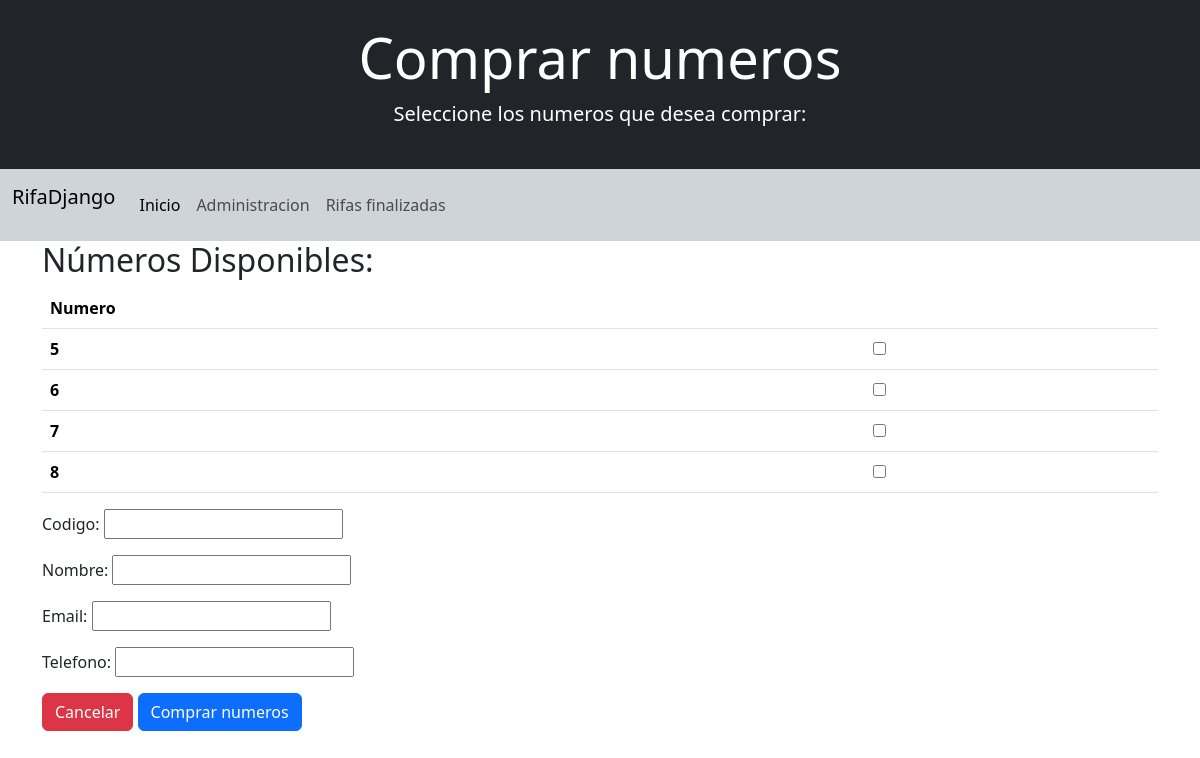
The app's page /comprar_numero/2 with its own data.
### mainapp/models.py (models this page shows, shortened)
class Numero (models.Model):
    ESTADOS_CHOICES = [
        ('PA', 'Pagado'),
        ('RE', 'Reservado'),
        ('DI', 'Disponible'),
    ]
    numero = models.PositiveIntegerField(null=False)
    estado = models.CharField(max_length=2, choices=ESTADOS_CHOICES, default='DI', null=False)
    id_rifa = models.ForeignKey(Rifa, on_delete= models.CASCADE, null=False)
    id_compra = models.ForeignKey(Compra, on_delete= models.CASCADE, null=True, blank=True)

### mainapp/views.py (the view)
# urls.py: path('comprar_numero/<int:rifa_id>', views.comprar_numero),
def comprar_numero(request, rifa_id):
    rifa = Rifa.objects.get(id=rifa_id)
    numeros = Numero.objects.filter(id_rifa=rifa_id, estado='DI')
    if request.method == 'POST':
        form = formCompra(request.POST)
        if form.is_valid():
            nueva_compra = form.save()
            numeros_seleccionados = request.POST.getlist('numeros')
            try:
                validar_codigo(nueva_compra.codigo)
                Numero.objects.filter(id__in=numeros_seleccionados).update(id_compra=nueva_compra, estado='PA')
            except ValidationError:
                Numero.objects.filter(id__in=numeros_seleccionados).update(id_compra=nueva_compra, estado='RE')
            return redirect(f'/read_rifa/{rifa_id}')
    else:
        form = formCompra()
    data = {'rifa': rifa, 'form': form, 'numeros': numeros}
    return render(request, 'comprar_numeros.html', data)

### mainapp/forms.py
class formCompra(forms.ModelForm):
    class Meta:
        model = Compra
        fields = '__all__'

### templates/comprar_numeros.html (shortened to what this page needs)
<!doctype html>
<html lang="es">
<head>
  <link href="https://cdn.jsdelivr.net/npm/bootstrap@5.3.2/dist/css/bootstrap.min.css" rel="stylesheet"
>
</head>
<body>
  <header>
    <div class="bg-dark text-white py-4 text-center">
      <h1 class="display-4">Comprar numeros</h1>
      <p class="lead">Seleccione los numeros que desea comprar:</p>
    </div>
    <nav class="navbar navbar-expand-lg bg-body-tertiary  bg-dark-subtle">
      <div class="container-fluid">
        <p class="navbar-brand">RifaDjango</p>
        <div class="collapse navbar-collapse" id="navbarNav">
          <ul class="navbar-nav">
            <li class="nav-item">
              <a class="nav-link active" aria-current="page" href="/">Inicio</a>
            </li>
            <li class="nav-item">
              <a class="nav-link" href="/admin">Administracion</a>
            </li>
            <li class="nav-item">
                <a class="nav-link" href="/rifas_terminadas/">Rifas finalizadas</a>
            </li>
          </ul>
        </div>
      </div>
    </nav>
  </header>
  <main>
    <div class="container">
      <h2>Números Disponibles:</h2>
      <form method="POST">
        <table class="table">
          <thead>
            <tr>
              <th scope="col">Numero</th>
              <th scope="col"></th>
            </tr>
          </thead>
          <tbody>
            {% for n in numeros %}
            <tr>
              <th scope="row">{{ n.numero }}</th>
              <td>
                <input type="checkbox" name="numeros" value="{{ n.id }}">
              </td>
            </tr>
            {% endfor %}
          </tbody>
        </table>
        {{ form.as_p }}
        <a href="/read_rifa/{{ rifa.id }}" class="btn btn-danger">Cancelar</a>
        <button type="submit" class="btn btn-primary">Comprar numeros</button>
      </form>
    </div>
  </main>
</body>
</html>

### records on screen
Numero: numero "5"
Numero: numero "6"
Numero: numero "7"
Numero: numero "8"
